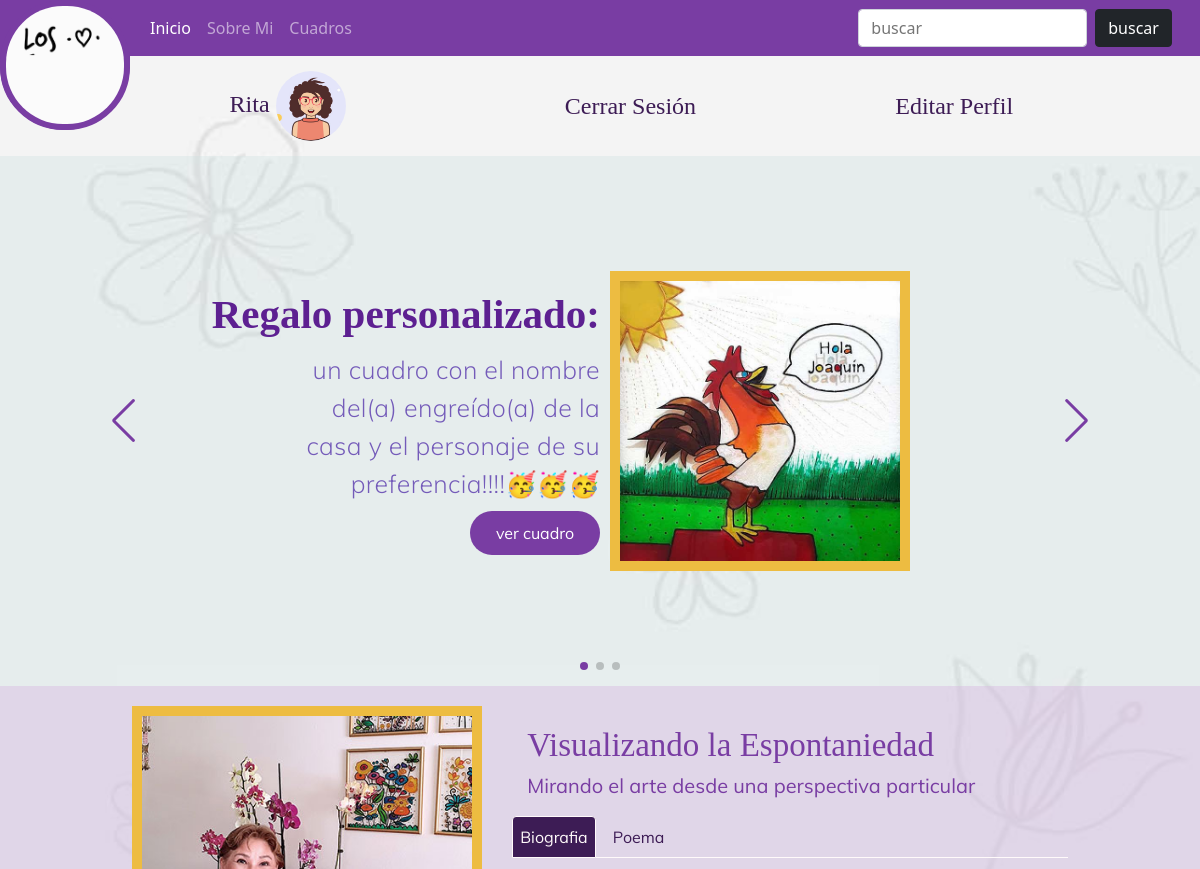
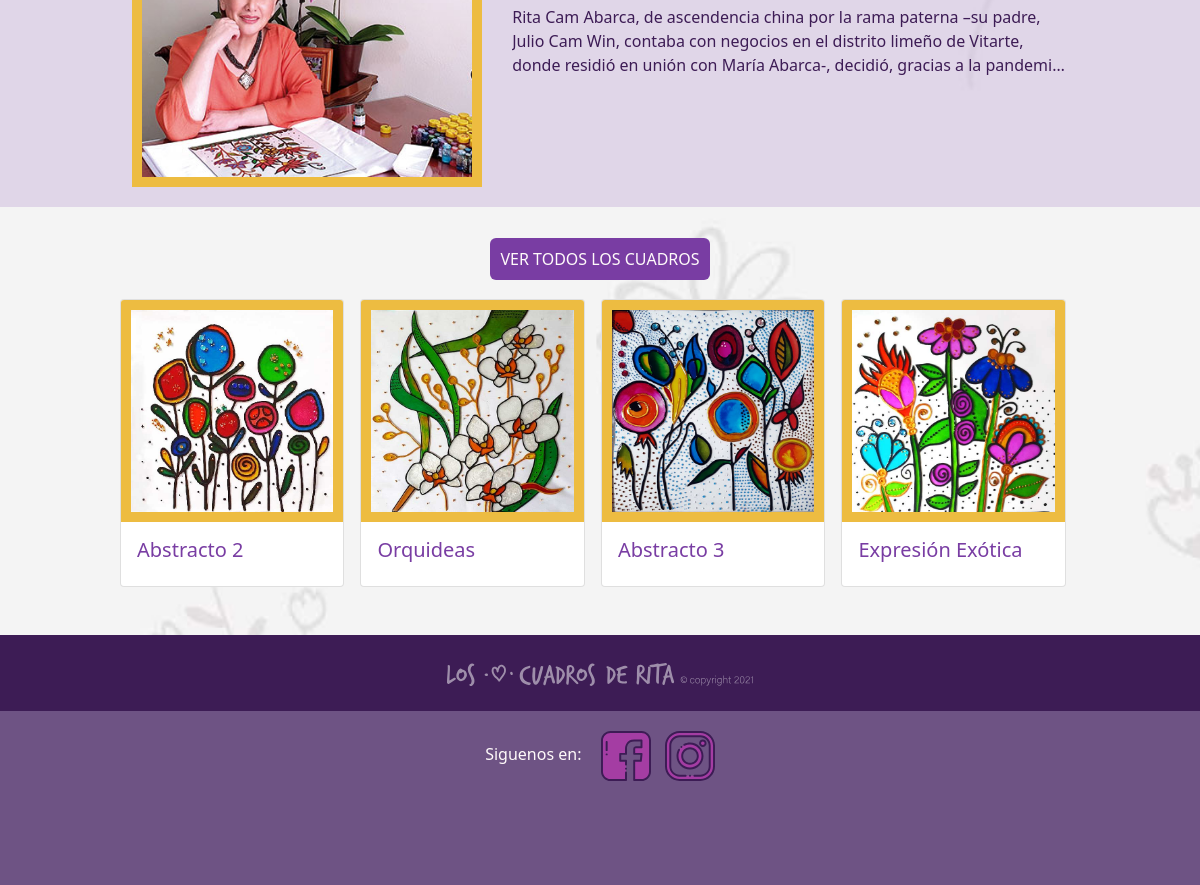
The page /web_rita/main.php (signed in) on the database its author committed (2 pictures, top to bottom).
### tables this page shows
CREATE TABLE `producto` (
  `id_producto` int(11) NOT NULL,
  `orden_producto` tinyint(4) NOT NULL,
  `nombre_producto` text DEFAULT NULL,
  `foto_producto` text NOT NULL,
  `precio_producto` double NOT NULL,
  `stock_producto` text DEFAULT NULL,
  `id_estilo` int(11) NOT NULL,
  `medida_producto` text NOT NULL,
  `info_producto` text NOT NULL,
  `promotxt_producto` text NOT NULL,
  `txtconte_producto` text NOT NULL,
  `slider_producto` tinyint(4) NOT NULL,
  `pagina_producto` int(11) NOT NULL
);

CREATE TABLE `contenido` (
  `id_contenido` int(11) NOT NULL,
  `titulo_contenido` text NOT NULL,
  `soporte_contenido` text NOT NULL,
  `poema_contenido` text NOT NULL,
  `bio_contenido` text NOT NULL,
  `foto_contenido` text NOT NULL
);

### web_rita/main.php (the view, shortened to what this page needs)
<?php
	$nombre = $_SESSION['nombreUsu'];
  $fotito =$_SESSION['fotoUsu'];
?>
<!DOCTYPE html>
<html lang="es">
<head>
  <link rel="stylesheet" href="assets/css/all.min.css">
	<link rel="stylesheet" type="text/css" href="assets/css/bootstrap.min.css">
	<link rel="stylesheet" type="text/css" href="assets/vendor/swiper/swiper-bundle.min.css">
  <link rel="stylesheet" type="text/css" href="assets/vendor/sweealert2/css/sweetalert2.min.css">
	<link rel="stylesheet" type="text/css" href="assets/css/style.css">
</head>
<body onscroll="alto()" style="background: #F4F4F4;">
<div id="starter" class="body">
<div class="btnHomeIndex" style="">
<img class="logoWeb" src="assets/rsc/img/webLogo.gif" style="width: 130px; border:  #793DA3 solid 6px; position: relative;z-index: 100;border-radius: 63px;">
</div>
<nav class="navbar navbar-expand-lg navbar-dark navCustom" style="z-index: 20;">
  <div class="container-fluid">
    <div class="collapse navbar-collapse" id="navbarSupportedContent">
      <ul class="navbar-nav me-auto mb-0 mb-lg-0 conteNav">
        <li class="nav-item">
          <a class="nav-link  active" aria-current="page" >Inicio</a>
        </li>
        <li class="nav-item">
          <a class="nav-link" aria-current="page" href="#sobreMi">Sobre Mi</a>
        </li>
        <li class="nav-item">
          <a class="nav-link" href="productos.php?pag=1">Cuadros</a>
        </li>
      </ul>
    </div>
        <form action="productos.php?pag=1" method="POST" class="buscaNav2">
          <input class="inputCustom2 me-2" type="search" placeholder="buscar" name="buscar" aria-label="Search">
          <button class="btn btn-dark btnCustom" type="submit">buscar</button>
        </form>
  </div>
</nav>
<div class="barraUsuario" style="">
  <ul class="ulUsuario" style="">
    <li id="persona" class="nombreUser" style="">
      <?php echo $nombre; ?>
     <img src="<?php echo $fotito; ?>" class="fotoUser" style="">
    </li>
    <li class="cerrarS">
      <a href="cerrar.php" class="txtCerrar" style="text-decoration:none;">Cerrar Sesión</a>
    </li>
    <li class="cerrarS">
      <a href="editarPerfil.php" class="txtCerrar" style="text-decoration:none;">Editar Perfil</a>
    </li>
  </ul>
</div>
<div class="container-fluid sliderTop2" style="">
  <div class="row">
    <div class="col-md-12 col-lg-1 R1 px-0" style="background:rgba(200,220,220,0.3);"></div>
    <div class="col-md-12 col-lg-10 px-0" style="">
      <div class="swiper-container" style="top:0px;">
       <div class="swiper-wrapper">
         <?php
          require 'includes/conexion.inc.php';
            $sqlProduSlider ="
                SELECT *
                    FROM producto
    	            WHERE slider_producto > 0
                        ORDER BY slider_producto ASC;
            ";
            $queryProduSlider = mysqli_query($conectar, $sqlProduSlider);
            while ($rowqueryProduSlider = mysqli_fetch_assoc($queryProduSlider)){
         ?>
         <div class="swiper-slide a1">
          <div class="textoSlide1">
            <h3 class="tituloSlide1">
              <div class="tituloSlide" style=""><?php echo $rowqueryProduSlider['promotxt_producto']; ?></div>
              <div class="txtSlide"><?php echo $rowqueryProduSlider['txtconte_producto']; ?></div>
            </h3>
            <a id="a<?php echo $rowqueryProduSlider['id_producto']; ?>" class="btnSlide1" href="vercuadro2.php?ident=<?php echo $rowqueryProduSlider['id_producto']; ?>">ver cuadro</a>
          </div>
          <div class="fotoSlide1">
            <img class="imgSlide1" style="border: solid 10px #EDBC41;" src="<?php echo $rowqueryProduSlider['foto_producto']; ?>">
          </div>
        </div>
        <?php
            }
        ?>
      </div>
      <div class="swiper-pagination"></div>
      <div class="swiper-button-next"></div>
      <div class="swiper-button-prev"></div>
    </div>
  </div>
  <div class="col-md-12 col-lg-1 R1" style="background:rgba(200,220,220,0.3);"></div>
</div>
</div>
<section id="sobreMi" class="container-fluid sectionMain" style="">
  <div class="row">
    <div class="col-md-12 col-lg-1 R1"></div>
    <div class="col-md-12 col-lg-10 R2 novedad" style="">
       <?php
            $sqlContenido ="
                SELECT *
	                FROM contenido
    	                WHERE id_contenido LIKE 1;
            ";
            $queryContenido = mysqli_query($conectar, $sqlContenido);
            while ($rowqueryContenido = mysqli_fetch_assoc($queryContenido)){
          ?>
      <div class="expo" style=""><img class="imgExpo" src="<?php echo $rowqueryContenido['foto_contenido']; ?>"></div>
      <div class="bd-example txtExpo" style="">
        <div class="indexBio" style ="background: none; padding: 15px;">
            <div class="tituloBio" style="font-family: 'patrick'; font-size:33px; color: var(--morado);"><?php echo $rowqueryContenido['titulo_contenido']; ?></div>
            <div style="font-family: 'muli'; font-size:20px; color: var(--morado);"><?php echo $rowqueryContenido['soporte_contenido']; ?></div>
        </div>
        <ul class="nav nav-tabs mb-3" id="myTab" role="tablist">
          <li class="nav-item" role="presentation">
            <a class="nav-link fenlace active botonesNov" id="home-tab" data-bs-toggle="tab" href="#home" role="tab" aria-controls="home" aria-selected="false">Biografia</a>
          </li>
          <li class="nav-item" role="presentation">
            <a class="nav-link fenlace" id="profile-tab" data-bs-toggle="tab" href="#profile" role="tab" aria-controls="profile" aria-selected="false">Poema</a>
          </li>
        </ul>
        <div class="tab-content" id="myTabContent">
          <div class="tab-pane fade active show" id="home" role="tabpanel" aria-labelledby="home-tab">
            <p class="textoNovedad" style=""><?php echo $rowqueryContenido['bio_contenido']; ?></p>
          </div>
          <?php
            }
          ?>
        </div>
      </div>
    </div>
    <div class="col-md-12 col-lg-1 R3"></div>
  </div>
</section>
    <ul style="background: none; list-style: none; display: flex; justify-content: center; padding-left: 0; margin-bottom: 0; margin-top: 20px;">
        <li style="padding: 20px;">
           <a href="productos.php?pag=1" style="text-decoration: none; background: var(--morado); padding: 10px; border-radius: 6px; color: snow;">VER TODOS LOS CUADROS</a>
        </li>
    </ul>
<div class="container-fluid productos swiperMain">
  <div class="row">
    <div class="col-md-12 col-lg-1 R1"></div>
    <div class="col-md-12 col-lg-10 bloqueProductos">
    <?php
    $sqlProductos ="
        SELECT *
            FROM producto
            WHERE id_producto >= 13 AND id_producto <= 16;
    ";
    $queryProductos = mysqli_query($conectar, $sqlProductos);
    $contador = 1;
    $conte = 0;
    while ($rowqueryProductos = mysqli_fetch_assoc($queryProductos)){
    ?>
      <div class="card cuadro1" style="">
        <img src="<?php echo $rowqueryProductos['foto_producto']?>" style="border: solid 10px #EDBC41" class="card-img-top" alt="cuadro">
        <div class="card-body" style="display: flex; justify-content: space-around; flex-direction: column;">
        <h5 class="card-title"  id="pro<?php echo "$conte";?>" style="color: var(--morado);"><?php echo $rowqueryProductos['nombre_producto']; ?></h5>
        </div>
      </div>
    <?php
        $contador++; $conte++;
    }
    ?>
    </div>
    <div class="col-md-12 col-lg-1 R3"></div>
  </div>
</div>
<footer>
  <div class="copiRight" style="color:white">
  <div style="padding: 25px; background: var(--darkm);">
    <img style="height: 23px; opacity:0.5;" src="assets/rsc/img/logo3.svg"></div>
  </div>
  <div style="margin: 20px;">
    <span style="margin-right:15px; color: snow;">Siguenos en:</span>
        <a href="https://www.facebook.com/LosCuadrosDeRita"><img style="width: 50px; margin-right: 10px" src="assets/rsc/img/facebook.svg"></a>
        <a href="https://www.instagram.com/loscuadrosderita"><img style="width: 50px;" src="assets/rsc/img/instagram.svg"></a>
  </div>
</footer>
</div>
</body>
</html>

### web_rita/assets/css/style.css (style rules this page uses)
:root { --morado: #793DA3; --darkm: #3D1C55; --swiper-navigation-color :#793DA3; --swiper-pagination-color :#793DA3; }
* { margin:0px; padding: 0px; box-sizing: border-box; }
.imgSlide1 { width: 380px; position: absolute; top:50%; left: 10px; transform: translateY(-50%); }
.btnHomeIndex { background: #793DA3; float:left; border-radius: 0px 0px 69px 67px; }
.sliderTop2 { position:relative; clear: both; top: 0px; }
.sectionMain { display: flex; flex-wrap: wrap; top: 0px; }
footer { position: relative; height: 250px; background: #6E5384; text-align: center; }
.body { background-image:url(../rsc/img/fondoflores.jpg); background-attachment:fixed; background-size: cover; }
.navCustom { background: #793DA3; }
.buscaNav2 { position: absolute; right: 0px; top: 9px; }
.inputCustom2 { float: left; display: block; width: 67%; padding: .375rem .75rem; font-size: 1rem; font-weight: 400; line-height: 1.5; color: #212529; background-color: #fff; background-clip: padding-box; border: 1px solid #ced4da; -webkit-appearance: none; -moz-appearance: none; appearance: none; border-radius: .25rem; transition: border-color .15s ease-in-out,box-shadow .15s ease-in-out; }
.nombreUser { margin-right: 20px; }
.txtSlide { color: #745bb9; font-family: 'muli'; font-size: 28px; line-height: 38px; letter-spacing: 0.015em; font-variation-settings: 'wght' 275; width: 65%; margin-left: auto; }
.tituloSlide1 { line-height: 45px; }
.tituloSlide { color: #5d2091; font-family: 'patrick'; font-size: 51px; margin-bottom: 10px; line-height: 54px; }
.expo { display: flex; }
.imgExpo { width: 350px; height: 350px; margin-bottom: 20px; border: solid 10px #EDBC41; object-fit: cover; }
.txtExpo { width: 60%; background: none; padding-left: 30px; }
.botonesNov { padding: 8px 7px; }
.fenlace { font-family: 'muli'; color: var(--darkm); }
.nav-tabs { border-bottom: 1px solid snow; }
.nav-tabs .nav-item.show .nav-link, .nav-tabs .nav-link.active { color: snow; background-color: var(--darkm); border-color: snow snow snow; }
.active { color: var(--darkm); }
.textoNovedad { width: 100%; display: -webkit-box; -webkit-box-orient: vertical; -webkit-line-clamp: 3; overflow: hidden; margin-bottom: 0px; }
section { background: none; position: relative; background: rgba(210, 193, 224, 0.6); display: flex; flex-wrap: wrap; }
.conteNav { margin-left: 0px; }
.R1 { background: none; }
.novedad { display: flex; justify-content: center; margin-top: 20px; background: none; }
.R3 { background: none; }
.productos { position: relative; top: -62px; }
.bloqueProductos { display: flex; flex-wrap: wrap; justify-content: flex-start; }
.cuadro1 { width: 21%; margin: 20px; }
.barraUsuario { text-align: center; padding: 15px; font-family: 'patrick'; color: var(--darkm); }
.ulUsuario { position: relative; display: flex; justify-content: space-around; align-items: center; list-style: none; font-size: 24px; width: 84%; padding-left: 0px; margin-bottom: 0px; }
.swiperMain { top: 0px; margin-bottom: 40px; }
.fotoUser { border-radius: 50%; height: 70px; width: 70px; object-fit: cover; }
.cerrarS a { color: var(--darkm); }

### rows shown on the page
producto: promotxt_producto "Regalo personalizado:", txtconte_producto "un cuadro con el nombre del(a) engreído(a) de la casa y el personaje de su preferencia!!!!🥳🥳🥳", foto_producto (picture)
contenido: foto_contenido (picture), titulo_contenido "Visualizando la Espontaniedad", soporte_contenido "Mirando el arte desde una perspectiva particular", bio_contenido "Rita Cam Abarca, de ascendencia china por la rama paterna –su padre, Julio Cam Win, contaba con negocios en el distrito limeño de Vitarte, donde residió en unión con María Abarca-, decidió, gracias a la…"
producto: foto_producto (picture), nombre_producto "Abstracto 2"
producto: foto_producto (picture), nombre_producto "Orquideas"
producto: foto_producto (picture), nombre_producto "Abstracto 3"
producto: foto_producto (picture), nombre_producto "Expresión Exótica"

### other values the page prints
$nombre "Rita"
